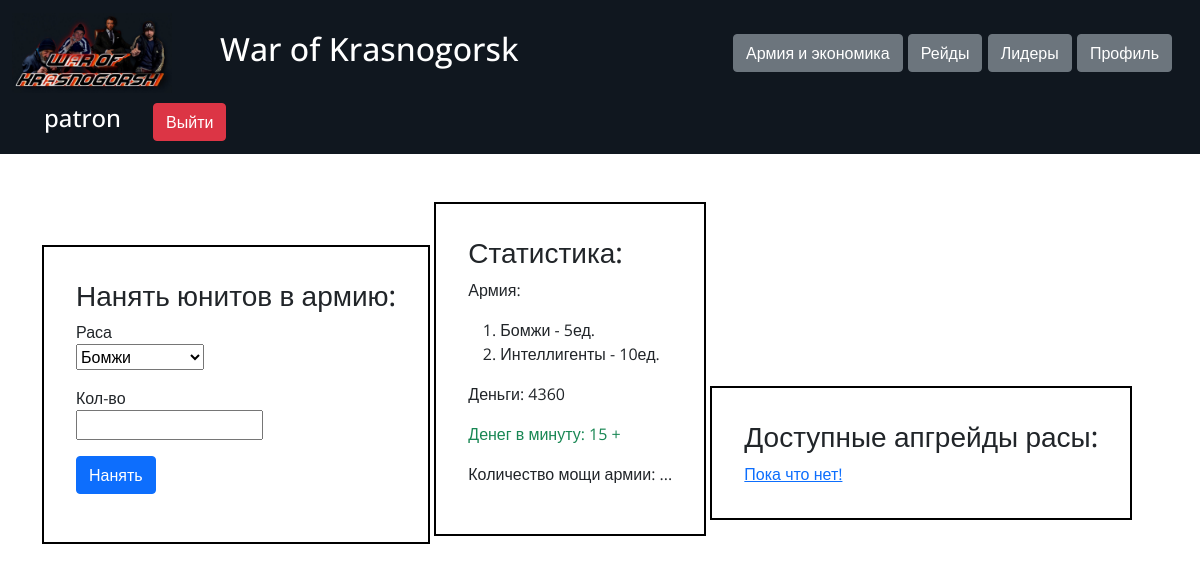
/ (signed in), run on the app's committed database.
### data/users.py (models this page shows, shortened)
class User(SqlAlchemyBase, UserMixin):
    __tablename__ = 'users'
    id = sa.Column(sa.Integer, primary_key=True, autoincrement=True)
    username = sa.Column(sa.String, nullable=True)
    email = sa.Column(sa.String, index=True, unique=True, nullable=True)
    hashed_password = sa.Column(sa.String, nullable=True)
    created_date = sa.Column(sa.DateTime, default=datetime.datetime.now)
    player = orm.relation('Player', uselist=False, back_populates='user')

### data/races.py (models this page shows)
class Race(SqlAlchemyBase):
    __tablename__ = 'races'
    id = sa.Column(sa.Integer, primary_key=True, autoincrement=True)
    title = sa.Column(sa.String, nullable=True)
    cost = sa.Column(sa.Integer, nullable=True)

### data/players.py (models this page shows)
class Player(SqlAlchemyBase):
    __tablename__ = 'players'
    id = sa.Column(sa.Integer, primary_key=True, autoincrement=True)
    user_id = sa.Column(sa.Integer, sa.ForeignKey('users.id'))
    start_race_id = sa.Column(sa.Integer, sa.ForeignKey('races.id'))
    money = sa.Column(sa.Integer, nullable=True)
    user = orm.relation('User', back_populates='player')
    start_race = orm.relation('Race')
    army = orm.relation('Army', back_populates='player')

### server.py (the view, shortened to what this page needs)
@app.route('/', methods=['GET', 'POST'])
def root():
    if current_user.is_authenticated:
        if not current_user.player:
            return render_template('main.html')
        db_sess = db_session.create_session()
        other = ([(x.race.title, x.number) for x in current_user.player.army], current_user.player.money,
                 sum([x.number for x in current_user.player.army]))
        player = db_sess.query(Player).get(current_user.id)
        available_races = [army.race_id for army in player.army]
        buy_form = BuyForm()
        buy_form.race.choices = list(filter(lambda x: x[0] in available_races, buy_form.race.choices))
        return render_template('main.html', buy_form=buy_form, other=other)
    return render_template('index.html')

### forms/buy.py
class BuyForm(FlaskForm):
    race = SelectField('Раса', choices=[
        (1, 'Бомжи'), (2, 'Интеллигенты'), (3, 'Гопники'), (4, 'Кавказцы')
    ], validators=[DataRequired()])
    number = IntegerField('Кол-во', validators=[DataRequired()])
    submit = SubmitField('Нанять')

### data/db_session.py (called while the page is built)
def create_session() -> Session:
    global __factory
    return __factory()

### server.py (called while the page is built)
@login_manager.user_loader
def load_user(user_id):
    db_sess = db_session.create_session()
    return db_sess.query(User).get(user_id)

### templates/main.html (shortened to what this page needs)
{% extends "base.html" %}
{% block content %}
{% if not current_user.player %}
    <h2 style="text-align: center">Выбери свой район</h2>
    <img src="{{ url_for('static', filename='img/all_map.svg') }}" class="main-logo">
    <div class="card-group">
        <div class="card" style="width: 18rem;">
          <img class="card-img-top" src="{{ url_for('static', filename='img/chernevo-1.svg') }}" alt="Card image cap">
          <div class="card-body">
            <h5 class="card-title">Чернево - 1</h5>
            <p class="card-text">Основания масса жителей чернево-1 - это бомжи.
                Выбери этот район и почувствую мощь среди бомжей</p>
            <a href="/choose_area/1" class="btn btn-primary">Выбрать!</a>
          </div>
        </div>
        <div class="card" style="width: 18rem;">
          <img class="card-img-top" src="{{ url_for('static', filename='img/chernevo-2.svg') }}" alt="Card image cap">
          <div class="card-body">
            <h5 class="card-title">Чернево - 2</h5>
            <p class="card-text">Жители Чернево-2 - интеллегенты, с ними ты сможешь научить город жить</p>
            <a href="/choose_area/2" class="btn btn-primary">Выбрать!</a>
          </div>
        </div>
        <div class="card" style="width: 18rem;">
          <img class="card-img-top" src="{{ url_for('static', filename='img/bruski.svg') }}" alt="Card image cap">
          <div class="card-body">
            <h5 class="card-title">Брусчатый посёлок</h5>
            <p class="card-text">Брусчатый посёлок или же Бруски захвачены гопниками,
                поэтому ты спокойно сможешь всех спрашивать за жизнь</p>
            <a href="/choose_area/3" class="btn btn-primary">Выбрать!</a>
          </div>
        </div>
        <div class="card" style="width: 18rem;">
          <img class="card-img-top" src="{{ url_for('static', filename='img/emeralds_hills.svg') }}" alt="Card image cap">
          <div class="card-body">
            <h5 class="card-title">Изумрудные холмы</h5>
            <p class="card-text">Кавказцы расположились в Изумрудных холмах,
                удивительно ведь они не знают даже русского языка!</p>
            <a href="/choose_area/4" class="btn btn-primary">Выбрать!</a>
          </div>
        </div>
    </div>
{% else %}
    <div class="main-block">
        <h3>Нанять юнитов в армию:</h3>
        <form action="" method="post">
            <p>
                {{ buy_form.race.label }}<br>
                {{ buy_form.race }}<br>
            </p>
            <p>
                {{ buy_form.number.label }}<br>
                {{ buy_form.number }}<br>
            </p>
            <p>{{ buy_form.submit(type="submit", class="btn btn-primary") }}</p>
        </form>
    </div>
    <div class="main-block">
        <h3>Статистика:</h3>
        <p>Армия:</p>
        <ol>
        {% for item in other[0] %}
            <li>{{ item[0] }} - {{ item[1] }}ед.</li>
        {% endfor %}
        </ol>
        <p>Деньги: {{ other[1] }}</p>
        <p class="text-success">Денег в минуту: {{ other[2] }} +</p>
        <p>Количество мощи армии: ...</p>
    </div>
    <div class="main-block">
        <h3>Доступные апгрейды расы:</h3>
        <a href="/upgrade">Пока что нет!</a>
    </div>
{% endif %}
{% endblock %}

### templates/base.html (shortened to what this page needs)
<!DOCTYPE html>
<html lang="en">
<head>
    <link href="https://cdn.jsdelivr.net/npm/bootstrap@5.0.0-beta1/dist/css/bootstrap.min.css" rel="stylesheet"
>
    <link href="{{ url_for('static', filename='css/style.css') }}" rel="stylesheet">
</head>
<body>
    <header>
        <nav class="navbar navbar-dark">
            <div class="container-fluid">
                <a class="navbar-brand d-flex" href="/">
                    <img src="{{ url_for('static', filename='img/logo.png') }}"
                         width="160" height="80" class="d-inline-block align-text-top">
                    <h2 class="nav-title d-inline-block">War of Krasnogorsk</h2>
                </a>
                {% if current_user.is_authenticated %}
                    <div class="navbar-brand">
                        <a class="btn btn-secondary" href="/">Армия и экономика</a>
                        <a class="btn btn-secondary" href="/">Рейды</a>
                        <a class="btn btn-secondary" href="/leadersboard">Лидеры</a>
                        <a class="btn btn-secondary" href="/profile">Профиль</a>
                    </div>
                    <div class="navbar-brand d-flex">
                        <h4 class="nav-username">{{ current_user.username }}</h4>
                        <a class="btn btn-danger" href="/logout">Выйти</a>
                    </div>
                {% else %}
                    <div class="navbar-brand">
                        <a class="btn btn-primary" href="/register">Register</a>
                        <a class="btn btn-success" href="/login">Log in</a>
                    </div>
                {% endif %}
                </div>
        </nav>
    </header>
    <main role="main">
        <div class="container">
            {% block content %}{% endblock %}
        </div>
    </main>
</body>
</html>

### static/css/style.css (style rules this page uses)
body { font-family: 'Open Sans', sans-serif; }
header { margin-bottom: 3rem; }
.navbar { background-color: #10171f; }
.navbar-brand { align-items: center; }
.nav-title { margin-left: 3rem; }
.nav-username { margin-left: 2rem; margin-right: 2rem; }
.main-block { padding: 2rem 2rem; border: 2px solid #000; display: inline-block; }

### data on the page
User: username "patron"
Race: title "Бомжи", cost "5"
Race: title "Интеллигенты", item "10"
Player: money "4360"

### other printed values
{{ buy_form.race.label }} "Раса"
{{ buy_form.number.label }} "Кол-во"
{{ other[2] }} "15"
